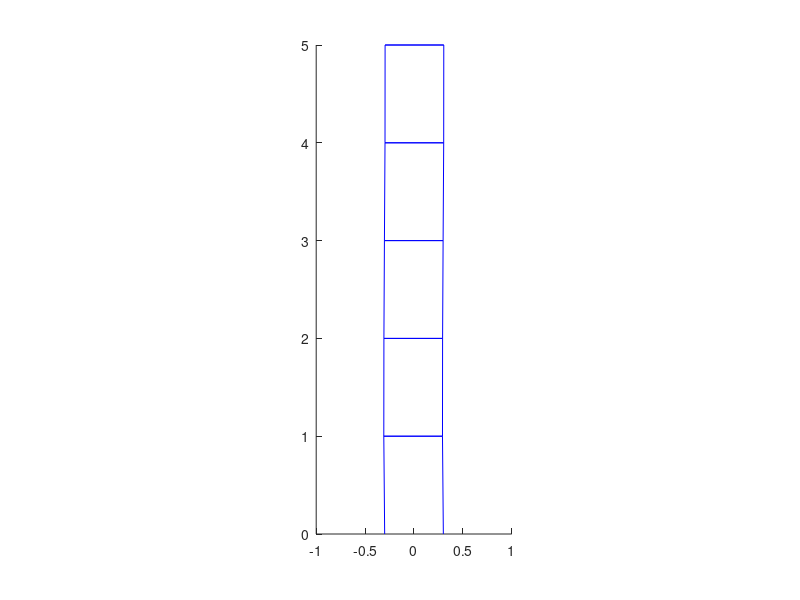
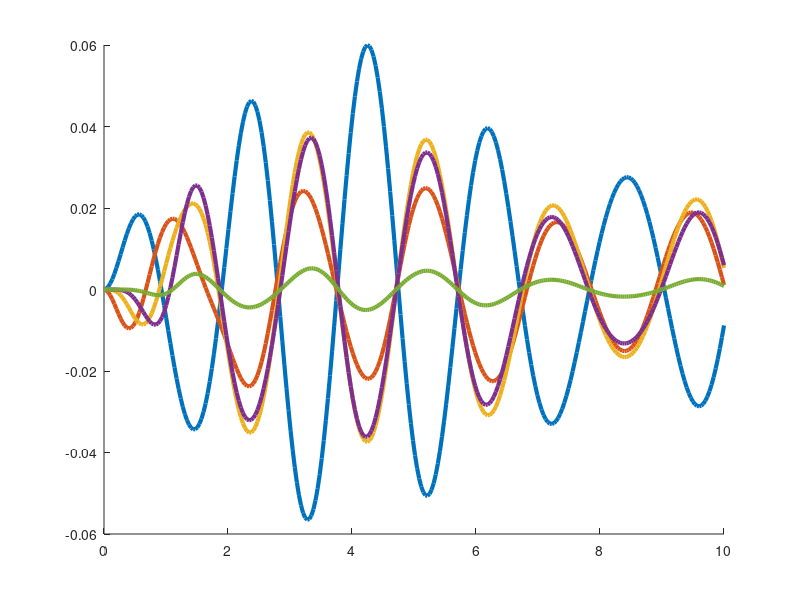

Reproduce these figures in MATLAB, in order. (Note: this script raises an error after producing the figures.)
clear all
close all

% Code D Draft 
% Last Modified: 17/5/22

%parameters
N = 5;
m = 100 * [9, 4, 4, 7, 1];      % part (a)
k = 10000 * ones(1,N);          % part (a)
c = 200 * ones(1,N);            % part (a)

M = diag(m);                                                        % part (a)
K = diag(-k-[k(2:end),0]) + diag(k(2:end),1) + diag(k(2:end),-1);   % part (a)
C = diag(-c-[c(2:end),0]) + diag(c(2:end),1) + diag(c(2:end),-1);   % part (a)

a = 0.3; omega = 3;
f = @(t) [a*cos(omega*t);zeros(N-1,1)];


% X'' = M^{-1}KX + M^(-1)CX'+F, X(0)=0 and X'(0)=0
% Rewrite this equation so that it is in the form x' = [X;X']' = Ax + F(t)
% by finding A (I have supplied F and the initial condition for you)
A = [zeros(N,N), eye(N,N); M^(-1)*K, M^(-1)*C];     % part (a)
F = @(t) [zeros(N,1); f(t)];
%initial condition
 x0 = zeros(2*N,1);

%rate of change of state x
 RHS = @(x,t) A*x + F(t);

%solver parameters and domain  
Nt = 300;
tmax = 10;
t = linspace(0,tmax,Nt);
dt = t(2)-t(1);
x = zeros(2*N,Nt); %here we store the solution at each timestep in separate (Nt) columns
 
 %set initial condition to solution in first column
 x(:,1) = x0;
 %iterate Eulers method for every timestep and later iterate Heun's method
 %for accuracy.
 for i = 2:Nt
 grad_A = RHS(x(:,i-1),t(i-1)); % part (d)
 newpred_x = x(:,i-1) + dt*grad_A;
 grad_B = RHS(newpred_x,t(i));
 x(:,i) = x(:,i-1) + dt/2 * (grad_A + grad_B);
 end
 
 %Create animation of building --- you do not need to touch this.
 xpos = x(1:N,:);
 halfwidth = 0.3;
  figure(1),
 for i = 1:Nt
    cla, hold on
     plot(xpos(:,i)-halfwidth,[1:N],'b')
     plot(xpos(:,i)+halfwidth,[1:N],'b')
     plot([0, xpos(1,i)]+halfwidth,[0, 1],'b')
     plot([0, xpos(1,i)]-halfwidth,[0, 1],'b')
     for j = 1:N
     plot([xpos(j,i)+halfwidth, xpos(j,i)-halfwidth],[j, j],'b')
     plot([xpos(j,i)+halfwidth, xpos(j,i)-halfwidth],[j, j],'b')
     end
     
     axis equal
     xlim([-1 1])
     ylim([0 N])
 drawnow
 end
 
 
 %Create figure showing the inter-floor displacement from each floor to the
 %floor below it (in the case of Floor 1, it is the displacement of Floor 1
 %compared to the ground).
 figure (2)
 cla
 hold on
 displacement = x(1:N,:) - [zeros(1,Nt); x(1:N-1,:)]; %part c
 for i = 1:N
     plot(t' ,displacement(i,:),'LineWidth',3)
 end
 newcolors = {'#F00','#F80','#FF0','#0B0','#00F'};
 colororder(newcolors)
 legend('Floor 1','Floor 2','Floor 3','Floor 4','Floor 5');
 
 
